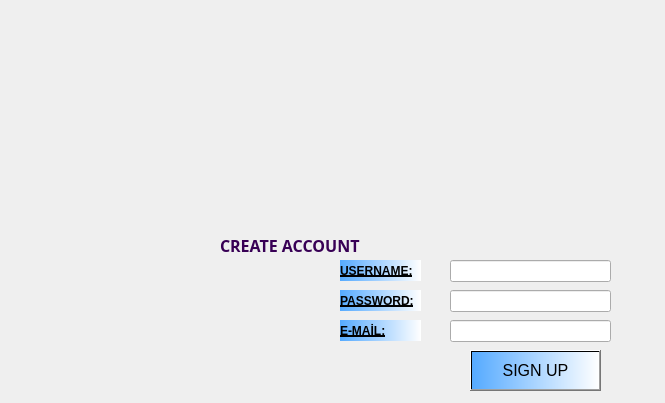
<?xml version="1.0" encoding="UTF-8"?>
<ui version="4.0">
 <class>Dialog</class>
 <widget class="QDialog" name="Dialog">
  <property name="geometry">
   <rect>
    <x>0</x>
    <y>0</y>
    <width>665</width>
    <height>403</height>
   </rect>
  </property>
  <property name="windowTitle">
   <string>Dialog</string>
  </property>
  <property name="autoFillBackground">
   <bool>false</bool>
  </property>
  <property name="styleSheet">
   <string notr="true">QDialog{
background-image: url(:/newPrefix/5c8cf89945d2a05010d25979.jpg);
}</string>
  </property>
  <widget class="QLabel" name="createacc_label">
   <property name="geometry">
    <rect>
     <x>220</x>
     <y>220</y>
     <width>291</width>
     <height>51</height>
    </rect>
   </property>
   <property name="font">
    <font>
     <family>Algerian</family>
     <pointsize>12</pointsize>
     <weight>75</weight>
     <bold>true</bold>
    </font>
   </property>
   <property name="autoFillBackground">
    <bool>false</bool>
   </property>
   <property name="styleSheet">
    <string notr="true">color: rgb(56, 0, 85);</string>
   </property>
   <property name="text">
    <string>CREATE ACCOUNT</string>
   </property>
  </widget>
  <widget class="QLabel" name="uname_label_2">
   <property name="geometry">
    <rect>
     <x>340</x>
     <y>260</y>
     <width>81</width>
     <height>21</height>
    </rect>
   </property>
   <property name="font">
    <font>
     <weight>75</weight>
     <bold>true</bold>
     <underline>true</underline>
    </font>
   </property>
   <property name="styleSheet">
    <string notr="true">background-color: qlineargradient(spread:pad, x1:0, y1:0, x2:1, y2:0, stop:0 rgba(85, 170, 255, 255), stop:1 rgba(255, 255, 255, 255));</string>
   </property>
   <property name="text">
    <string>USERNAME:</string>
   </property>
  </widget>
  <widget class="QLabel" name="pass_label_3">
   <property name="geometry">
    <rect>
     <x>340</x>
     <y>290</y>
     <width>81</width>
     <height>21</height>
    </rect>
   </property>
   <property name="font">
    <font>
     <weight>75</weight>
     <bold>true</bold>
     <underline>true</underline>
    </font>
   </property>
   <property name="styleSheet">
    <string notr="true">background-color: qlineargradient(spread:pad, x1:0, y1:0, x2:1, y2:0, stop:0 rgba(85, 170, 255, 255), stop:1 rgba(255, 255, 255, 255));</string>
   </property>
   <property name="text">
    <string>PASSWORD:</string>
   </property>
  </widget>
  <widget class="QLabel" name="mail_label_4">
   <property name="geometry">
    <rect>
     <x>340</x>
     <y>320</y>
     <width>81</width>
     <height>21</height>
    </rect>
   </property>
   <property name="font">
    <font>
     <weight>75</weight>
     <bold>true</bold>
     <underline>true</underline>
    </font>
   </property>
   <property name="styleSheet">
    <string notr="true">background-color: qlineargradient(spread:pad, x1:0, y1:0, x2:1, y2:0, stop:0 rgba(85, 170, 255, 255), stop:1 rgba(255, 255, 255, 255));</string>
   </property>
   <property name="text">
    <string>E-MAİL:</string>
   </property>
  </widget>
  <widget class="QLineEdit" name="uname_lineEdit">
   <property name="geometry">
    <rect>
     <x>450</x>
     <y>260</y>
     <width>161</width>
     <height>22</height>
    </rect>
   </property>
  </widget>
  <widget class="QLineEdit" name="pass_lineEdit_2">
   <property name="geometry">
    <rect>
     <x>450</x>
     <y>290</y>
     <width>161</width>
     <height>22</height>
    </rect>
   </property>
  </widget>
  <widget class="QLineEdit" name="mail_lineEdit_3">
   <property name="geometry">
    <rect>
     <x>450</x>
     <y>320</y>
     <width>161</width>
     <height>22</height>
    </rect>
   </property>
  </widget>
  <widget class="QPushButton" name="createaccount_pushButton">
   <property name="geometry">
    <rect>
     <x>470</x>
     <y>350</y>
     <width>131</width>
     <height>41</height>
    </rect>
   </property>
   <property name="font">
    <font>
     <pointsize>12</pointsize>
    </font>
   </property>
   <property name="styleSheet">
    <string notr="true">background-color: qlineargradient(spread:pad, x1:0, y1:0, x2:1, y2:0, stop:0 rgba(85, 170, 255, 255), stop:1 rgba(255, 255, 255, 255));</string>
   </property>
   <property name="text">
    <string>SIGN UP</string>
   </property>
  </widget>
 </widget>
 <resources>
  <include location="../TEZ/302257.qrc"/>
 </resources>
 <connections/>
</ui>
